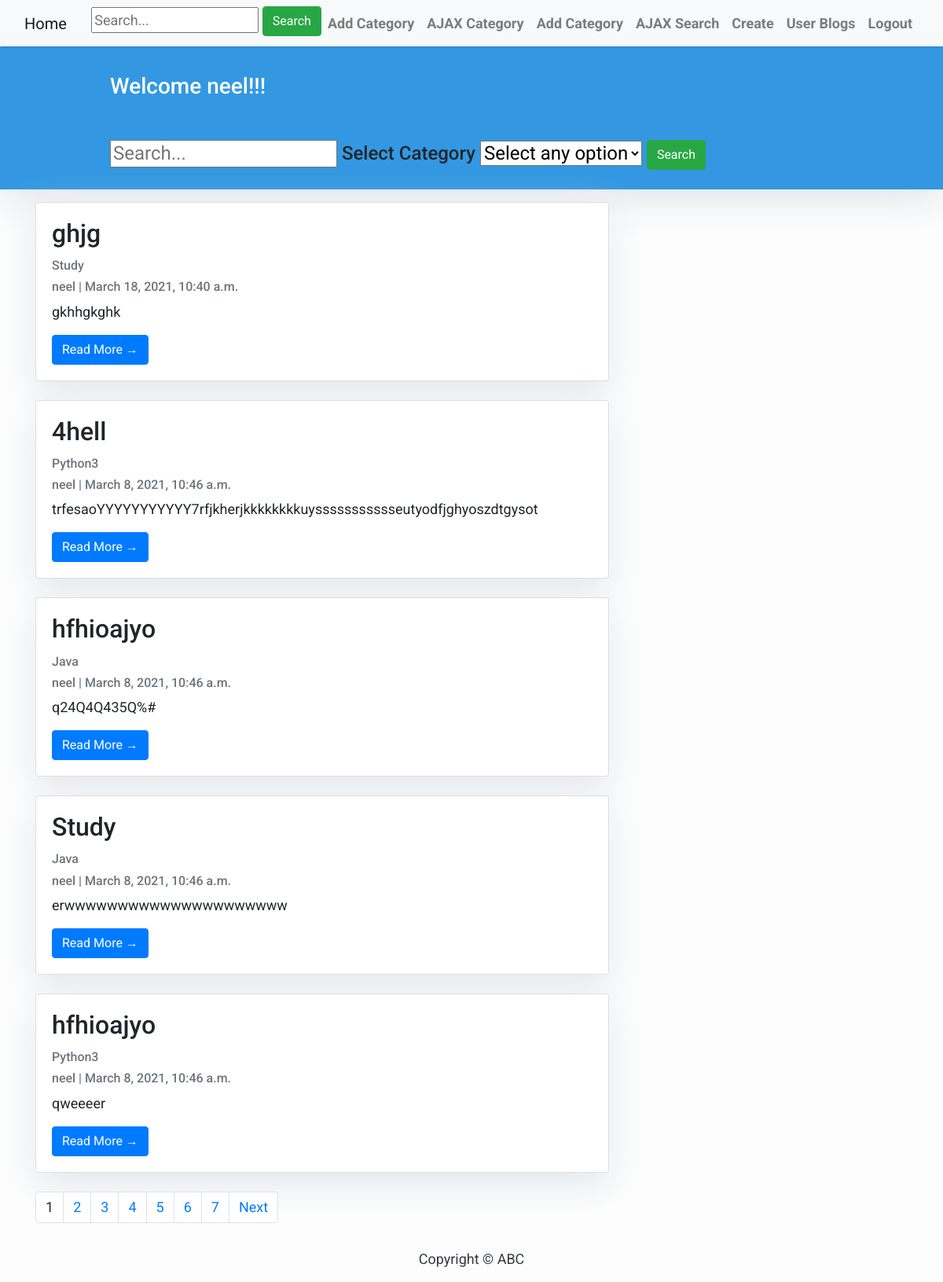
The app's page / (signed in), older data.
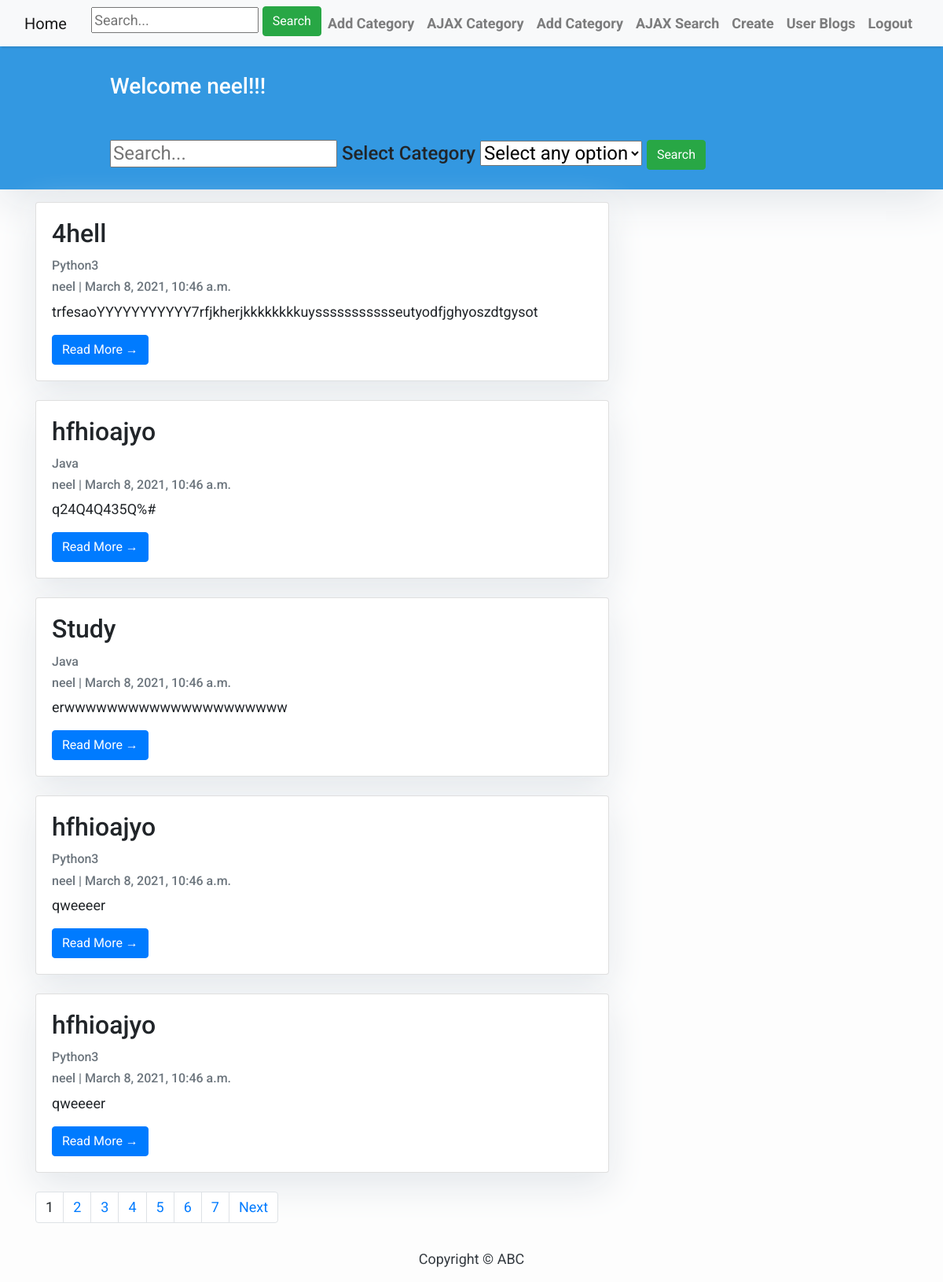
The same page, newer data.
### blog/models.py (models this page shows, shortened)
class Post(models.Model):
    title = models.CharField('title for post', max_length=200)
    author = models.ForeignKey(
        User, on_delete=models.CASCADE, related_name='blog_posts')
    updated_on = models.DateTimeField(auto_now=True)
    content = models.TextField()
    category = models.ForeignKey(
        Category, verbose_name="Category", on_delete=models.CASCADE, blank=True, null=True)
    created_on = models.DateTimeField(
        editable=True, auto_now_add=False, default=django.utils.timezone.now)
    slug = models.CharField(max_length=200, unique=True)
    class Meta:
        ordering = ['-created_on']

class Category(models.Model):
    title = models.CharField(max_length=255, unique=True,
                             verbose_name="Title for category")
    class Meta:
        verbose_name = "Category"
        verbose_name_plural = "Categories"
    def __str__(self):
        return self.title

### blog/views.py (the view, shortened to what this page needs)
# urls.py: path(r'', views.post_list, name='home'),
def post_list(request):
    if request.user.is_authenticated:
        context = {}
        data_category = Category.objects.all()
        context['data_category'] = data_category
        if request.GET.get('category') or request.GET.get('q'):
            query = request.GET.get('q')
            query2 = request.GET.get('category')
            caterory_search = 0
            context['category_search'] = caterory_search
            if request.GET.get('q'):
                blog_query = Post.objects.filter(
                    Q(title__icontains=query) | Q(content__icontains=query))
                if request.GET.get('category'):
                    blog_query2 = Post.objects.filter(
                        Q(category__title__icontains=query2))
                    blogs = blog_query & blog_query2
                else:
                    blogs = blog_query
            elif request.GET.get('category'):
                blog_query2 = Post.objects.filter(
                    Q(category__title__icontains=query2))
                if request.GET.get('q'):
                    blog_query = Post.objects.filter(
                        Q(title__icontains=query) | Q(content__icontains=query))
                    blogs = blog_query & blog_query2
                else:
                    blogs = blog_query2
            context['category2'] = query2
            context['query'] = query
        else:
            blogs = Post.objects.all().order_by('-created_on')
        paginator = Paginator(blogs, 5)
        page_number = request.GET.get('page')
        try:
            blogs = paginator.page(page_number)
        except PageNotAnInteger:
            blogs = paginator.page(1)
        except EmptyPage:
            blogs = paginator.page(paginator.num_pages)
        context['blogs'] = blogs
        return render(request, 'blog/index.html', context)
    else:
        return redirect("blog:login")

### blog/templates/blog/index.html (shortened to what this page needs)
{% extends "blog/base.html" %}
{% block content %}
<header class="masthead">
    <div class="container">
        <div class="row">
            <div class=" col-md-8 col-md-10 mx-auto">
                <div class="site-heading">
                    <h3 class="site-heading my-4 mt-3 text-white"> Welcome {{ request.user }}!!!
                    </h3>
                    <br>
                    <h4>
                        <form method="GET" action="{% url 'blog:home'%}">
                            {% if category_search == 0 %}
                                <input type='text' name='q' id='q' placeholder='{{ query }}'>
                            {% else %}
                                <input type='text' name='q' id='q' placeholder='Search...'>
                            {% endif %}
                            <label for="category">Select Category</label>
                            {% if category_search == 0 %}
                                <select name="category">
                                    <option value="{{ category2 }}" selected disabled hidden>{{ category2 }}</option>
                                    {% for i in data_category %}
                                    {% if i != category2 %}
                                        <option value="{{ i.title }}">{{ i.title }}</option>
                                    {% endif %}
                                {% endfor %}
                                </select>
                                <button type='submit' class='btn btn-success'>Search</button>
                            {% else %}
                                <select name="category">
                                    <option value="none" selected >Select any option </option>
                                </select>
                                <button type='submit' class='btn btn-success'>Search</button>
                            {% endif %}
                          <br>
                        </form>
                    </h4>
                </div>
            </div>
        </div>
    </div>
</header>
<div class="container">
    <div class="row">
        <div class="col-md-8 mt-3 left">
                {% for post in blogs %}
                <div class="card mb-4">
                    <div class="card-body">
                        <h2 class="card-title">{{ post.title }}</h2>
                        <p class="card-text text-muted h6">{{ post.category }}</p>
                        <p class="card-text text-muted h6">{{ post.author }} | {{ post.created_on}} </p>
                        <p class="card-text">{{post.content|slice:":200" }}</p>
                        <a href="{% url 'blog:post_detail' page=blogs.number slug=post.slug  %}" class="btn btn-primary">Read More &rarr;</a>
                    </div>
                </div>
                {% endfor %}
                <div>
                    <span>
                        <ul class="pagination">
                        {% for i in blogs.paginator.page_range %}
                            {% if blogs.number == i %}
                                <li class="page-item"><span><a class="page-link">{{i}}</a></span></li>
                            {% else %}
                            <li class="page-item"><a class="page-link" href='?{% if query %}q={{query}}&{%endif%}{% if category2 %}category={{category2}}&{%endif%}page={{ i }}'>{{i}}</a></li>
                            {% endif %}
                        {% endfor %}
                        {% if blogs.has_next %}
                        <li class="page-item"><a class="page-link" href="?{% if query %}q={{query}}&{%endif%}{% if category2 %}category={{category2}}&{%endif%}page={{ blogs.next_page_number}}">Next</a></li>
                        {% endif %}
                    </ul>
                    </span>
            </div>
        </div>
    </div>
</div>
{%endblock%}

### blog/templates/blog/base.html (shortened to what this page needs)
{% load static %}
<!DOCTYPE html>
<html>
    <head>
        <link rel="stylesheet" href="https://maxcdn.bootstrapcdn.com/bootstrap/4.0.0/css/bootstrap.min.css"
 />
    </head>
    <body>
        <nav class="navbar navbar-expand-lg navbar-light bg-light shadow" id="mainNav">
            <div class="container-fluid">
                <a class="navbar-brand" href="{% url 'blog:home' %}">Home</a>
                <div class="collapse navbar-collapse" id="navbarResponsive">
                    <ul class="navbar-nav ml-auto">
                    {%if request.user.is_authenticated%}
                        <li class="nav-item text-black">
                            <form method="GET" action="{% url 'blog:home' %}">
                            {% if category_search2 == 0 %}
                                <input type='text' name='query_search' id='query_search' placeholder='{{ query }}' >
                            {% else %}
                                <input type='text' name='query_search' id='query_search' placeholder='Search...' >
                            {% endif %}
                            <button type='submit' class='btn btn-success'>Search</button>
                        </form>
                        </li>
                        <li class="nav-item text-black">
                            <a class="nav-link text-black font-weight-bold" href="{% url 'blog:category' %}">Add Category</a>
                        </li>
                        <li class="nav-item text-black">
                            <a class="nav-link text-black font-weight-bold" href="/ajax_category">AJAX Category</a>
                        </li>
                        <li class="nav-item text-black">
                            <a class="nav-link text-black font-weight-bold" href="/category_list">Add Category</a>
                        </li>
                        <li class="nav-item text-black">
                            <a class="nav-link text-black font-weight-bold" href="/ajax_search">AJAX Search</a>
                        </li>
                        <li class="nav-item text-black">
                            <a class="nav-link text-black font-weight-bold" href="/createpost">Create</a>
                        </li>
                        <li class="nav-item text-black">
                            <a class="nav-link text-black font-weight-bold" href="{% url 'blog:user_list' %}">User Blogs</a>
                        </li>
                        <li class="nav-item text-black">
                            <a class="nav-link text-black font-weight-bold" href="/logout">Logout</a>
                        </li>
                    {%endif%}
                    </ul>
                </div>
            </div>
        </nav>
        {% block content %}{% endblock content %}
        <footer class="py-3 bg-grey">
            <p class="m-0 text-dark text-center ">Copyright &copy; ABC</p>
        </footer>
    </body>
</html>

### blog/templates/blog/base.html (style rules this page uses)
body { font-family: "Roboto", sans-serif; font-size: 17px; background-color: #fdfdfd; }
.shadow { box-shadow: 0 4px 2px -2px rgba(0, 0, 0, 0.1); }
.masthead { background: #3398E1; height: auto; padding-bottom: 15px; box-shadow: 0 16px 48px #E3E7EB; padding-top: 10px; }

### blog/templates/blog/index.html (style rules this page uses)
body { font-family: "Roboto", sans-serif; font-size: 18px; background-color: #fdfdfd; }
.card { box-shadow: 0 16px 48px #E3E7EB; }

Row changes from the older to the newer data that the page shows:
removed Post: title "ghjg", category "Study", author "neel", created_on "March 18, 2021, 10:40 a.m.", content "gkhhgkghk", slug "Read More →"
now on this page (row unchanged): Post: title "hfhioajyo", category "Python3", author "neel", created_on "March 8, 2021, 10:46 a.m.", content "qweeeer", slug "Read More →"
